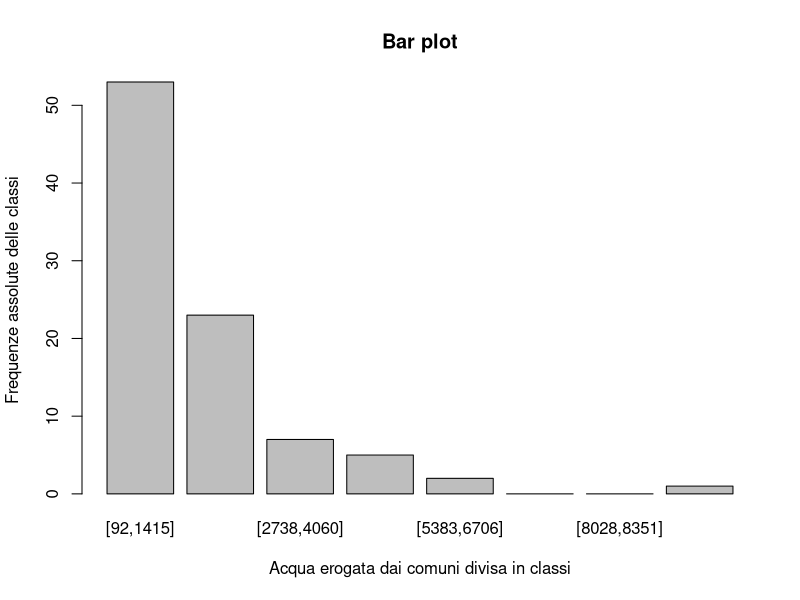
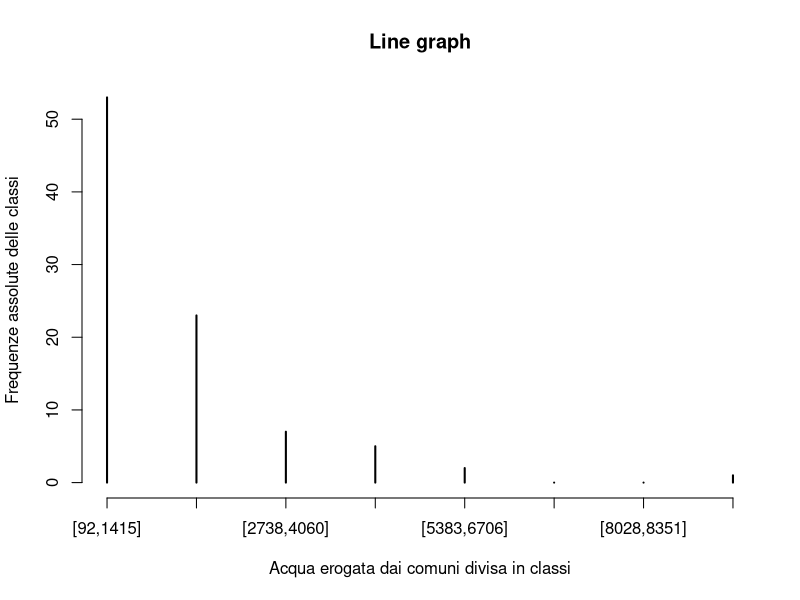
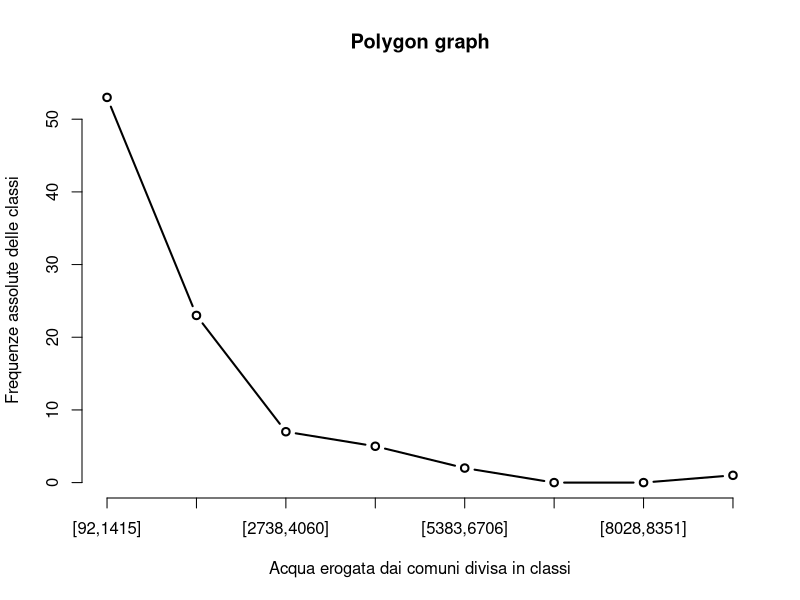
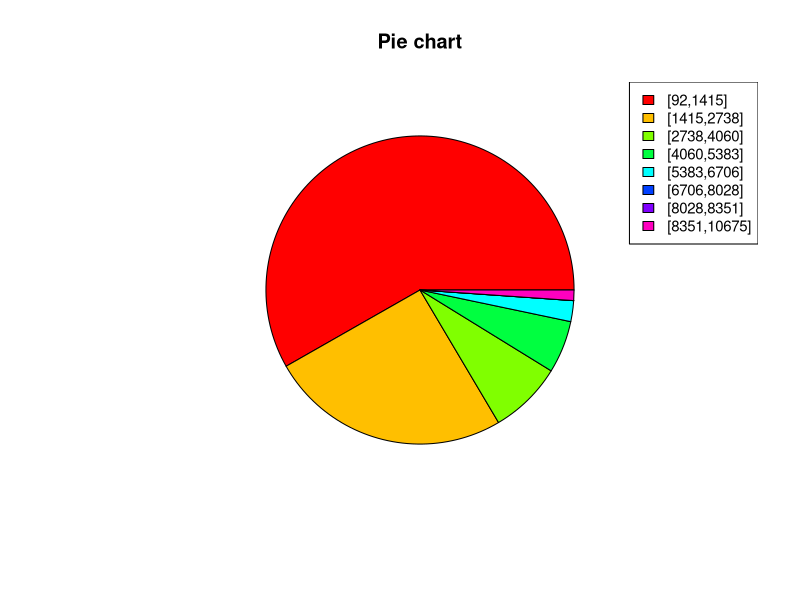
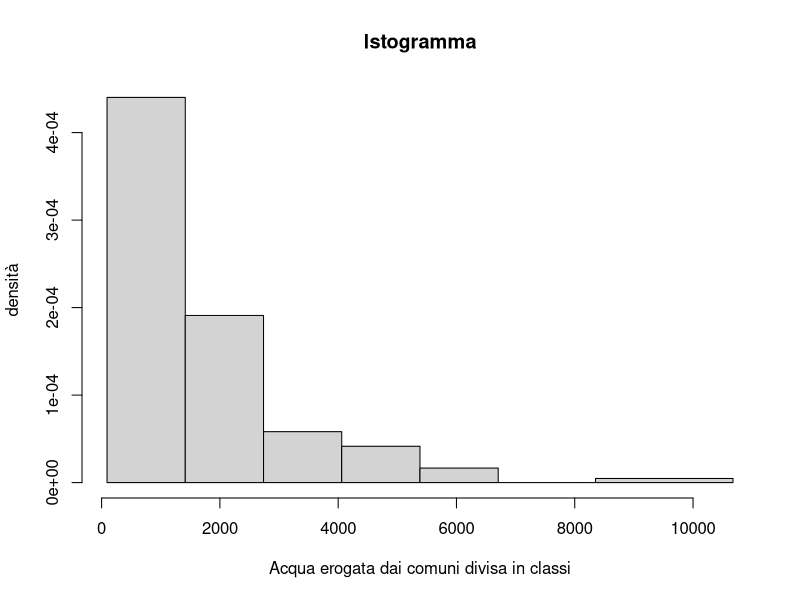
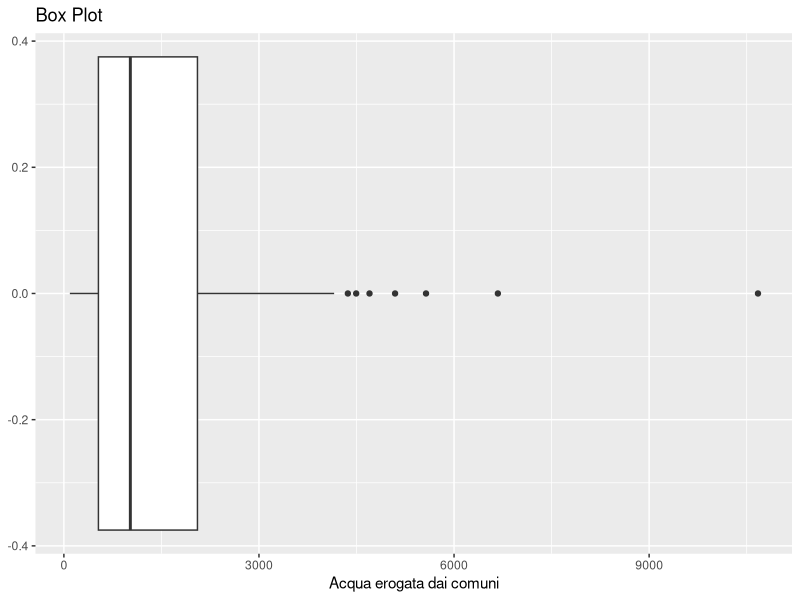
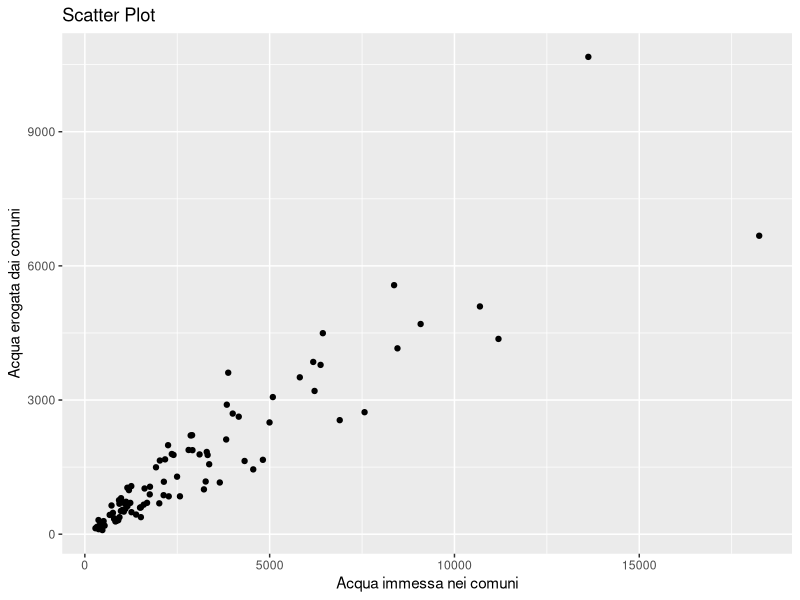

These figures' R source, in order:
## ---- chunk 1
library(readxl)
library(tidyverse)

## ---- chunk 2
#lettura del file csv
datacqua<-read.csv('acqua.csv',header = TRUE,sep = ',')
datacqua

#selezione delle colonne interessate all'analisi
new_data<-select(datacqua,Territorio,TIPO_DATO4,Value)
new_data

#riposizionamento delle colonne nel modo corretto
finale<-spread(new_data,TIPO_DATO4,Value)


#rimozione Napoli dalla tabella
finale<-filter(finale,Territorio != 'Napoli')
finale
## ---- chunk 3

#Frequenza assoluta
freq_ass<-table(finale$ACQ_EROG)
freq_ass

#Frequenza relativa
freq_rel<-freq_ass/sum(freq_ass)
freq_rel

#Frequenza assoluta cumulativa 
freq_ass_cum<-cumsum(freq_ass)
freq_ass_cum

#Frequenza relativa cumulativa 
freq_rel_cum<-cumsum(freq_rel)
freq_rel_cum

#tabella delle frequenze relative e assolute
tabella<-cbind(freq_ass,freq_rel,freq_ass_cum,freq_rel_cum)
tabella


## ---- chunk 4
#mediana
median<-median(finale$ACQ_EROG)
median

#media
mean<-mean(finale$ACQ_EROG)
mean


#moda
mode <- function(v) {
   tmp <- unique(v)
   tmp[which.max(tabulate(match(v, tmp)))]
}

mode<-mode(finale$ACQ_EROG)
mode

#valore minimo
min<-min(finale$ACQ_EROG)
min

#valore massimo
max<-max(finale$ACQ_EROG)
max


#varianza 
var<-sum( {finale$ACQ_EROG - mean}^2 )  / {length(finale$ACQ_EROG)-1}
var


#deviazione standard
sd<-sqrt(var)
sd

#ampiezza del campo di variazione
range_var<-max-min
range_var

#scarto medio assoluto
mean_abs_dev<-sum(abs(finale$ACQ_EROG - mean))  / length(finale$ACQ_EROG)
mean_abs_dev

#coefficiente di variazione
cv<-sd/mean
cv

#indice di asimmetria
y<-sum({finale$ACQ_EROG - mean}^3) /  (length(finale$ACQ_EROG) * {sd}^3) 
y

#indice di curtosi
k<-(sum({finale$ACQ_EROG - mean}^4) /  (length(finale$ACQ_EROG) * {sd}^4)) - 3
k

## ---- chunk 5

#costante che indica il numero di livelli
K <- 8
K


#dividere il range di dati in livelli equidistanti
delta<-range_var/K
delta


#calcolo degli estremi degli intervalli
xSup <- rep(0 , K)
xInf <- rep(0 , K)
xmin <- min(finale$ACQ_EROG)
for (i in 1:K){
   xInf[i]   <-   xmin + {i-1} * delta
   xSup[i]   <-   xmin + i * delta
}

Intervalli <- cbind(LimiteInferiore = xInf,    LimiteSuperiore = xSup)
Intervalli<-round(Intervalli)
Intervalli



#vettore degli intervalli per effettuare la divisione
x<-c(92,1415,2738,4060,5383,6706,8028,8351,10675)
z<-c('[92,1415]', '[1415,2738]', '[2738,4060]', '[4060,5383]', '[5383,6706]', '[6706,8028]', '[8028,8351]', '[8351,10675]')


#tabella divisa in classi
tab_classi <- cut(finale$ACQ_EROG, breaks = x,right = FALSE,labels = z)
tab_classi


#Frequenze assolute delle classi
freq_ass_class<-table(tab_classi)
freq_ass_class

#Frequenze relative delle classi
freq_rel_class<-freq_ass_class/sum(freq_ass_class)
freq_rel_class

#Frequenze assolute cumulative delle classi 
freq_ass_cum_class<-cumsum(freq_ass_class)
freq_ass_cum_class

#Frequenze relative cumulative delle classi 
freq_rel_cum_class<-cumsum(freq_rel_class)
freq_rel_cum_class

#tabella delle frequenze assolute e relative per classi
tabella_freq_classi<-cbind(freq_ass_class,freq_rel_class,freq_ass_cum_class,freq_rel_cum_class)
tabella_freq_classi

#grafico a barre per classi
barplot(freq_ass_class,
        main = 'Bar plot',
        xlab = 'Acqua erogata dai comuni divisa in classi', 
        ylab = 'Frequenze assolute delle classi')

#grafico ad aste per classi
plot(freq_ass_class,
     main = 'Line graph',
     xlab = 'Acqua erogata dai comuni divisa in classi',
     ylab = 'Frequenze assolute delle classi')

#grafico a linee per classi
plot(freq_ass_class,
     main = "Polygon graph",
     type = "b",
     xlab = "Acqua erogata dai comuni divisa in classi",
     ylab = "Frequenze assolute delle classi")


#grafico a torta per classi


pie(freq_ass_class,
    main = 'Pie chart',
    col = rainbow(length(freq_ass_class)),
    labels = "")
    
legend('topright', cex = 0.9, legend = z, fill = rainbow(length(freq_ass_class)))

#istogramma per classi
hist(finale$ACQ_EROG, main = 'Istogramma',xlab = 'Acqua erogata dai comuni divisa in classi',
     ylab = 'densità', breaks = x)


## ---- chunk 6

#primo quartile
q1 <- quantile(finale$ACQ_EROG, probs=0.25)
q1

#secondo quartile o mediana
q2 <- quantile(finale$ACQ_EROG, probs=0.5)
q2

#terzo quartile
q3 <- quantile(finale$ACQ_EROG, probs=0.75)
q3

#scarto interquartile 
iqr <- q3-q1
iqr <- substr(iqr,1,9)
iqr

ggplot(data = finale, mapping = aes(x=ACQ_EROG))+geom_boxplot()+
   labs(title = 'Box Plot', x = 'Acqua erogata dai comuni')




## ---- chunk 7

#intervallo per k=1
int1_x<-mean-sd
int1_y<-mean+sd
int1_x
int1_y


#intervallo per k=2
int2_x<-mean-(2*sd)
int2_y<-mean+(2*sd)
int2_x
int2_y


#intervallo per k=3
int3_x<-mean-(3*sd)
int3_y<-mean+(3*sd)
int3_x
int3_y



## ---- chunk 8

#diagramma a dispersione, con x_i=ACQ_IMM e y_i = ACQ_EROG
ggplot(data = finale, mapping = aes(x=ACQ_IMM,y=ACQ_EROG))+geom_point()+
   labs(title = 'Scatter Plot', y = 'Acqua erogata dai comuni', x = 'Acqua immessa nei comuni')

#coefficiente di correlazione campionario
r<-cor(finale$ACQ_EROG,finale$ACQ_IMM)
r

